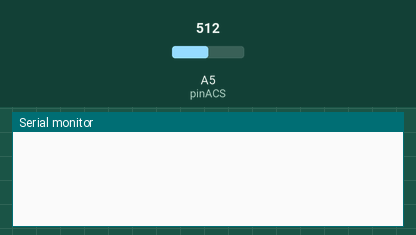
The sketch below on a simulated Arduino Uno, built with avr-gcc and run on an emulated ATmega328P. On the bench: the last lines printed to the serial monitor. The test bench sets the inputs (shaded band); at power-on: A5 (pinACS) = 512.

Above: at 1.2 s.
1.3 s: A5 (pinACS) set to 524
At 1.37 s:
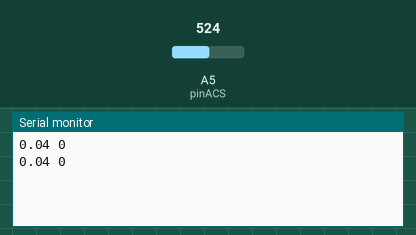
2.9 s: A5 (pinACS) set to 511
At 2.92 s:
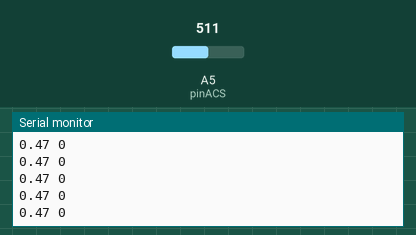
Timing chart, 0 to 5.9 s (numbered marks = the images above; inputs shaded):
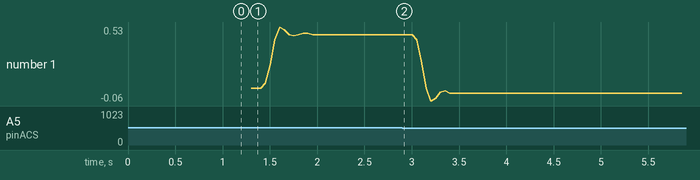

The sketch:

SensCorrenteACS712.ino
```cpp
#define segsTotal 1000
#define pinACS A5

#define sensibilidade 27.5  // 85mV/A (30A)
#define offset 511
#define Ts 50

bool comeca = 0;
unsigned long tempoAnterior, tempoAtual=0;
unsigned int tempoTotal=0;

int   X[4]={0.0,0.0,0.0,0.0};
float Y[4]={0.0,0.0,0.0,0.0};
/*Coeficientes do filtro passa-baixas */
const float a[4]={1.0000, -0.5772, 0.4218, -0.0563};  //LPF Buttworth
const float b[4]={0.0985, 0.2956, 0.2956, 0.0985};    // fc = fs*2/5
void setup()
{
  pinMode(pinACS, INPUT); //Atribui como  entrada analog. a saída do ACS712
  Serial.begin(9600);     //Inicia comunicação analógica para envio de dados
}

void loop()
{

  while(1)//tempoTotal <= segsTotal*1000)
  {
    tempoAtual = millis();  //Obtém tempo atual [ms]
    int deltaT = tempoAtual-tempoAnterior;

    if(deltaT >= Ts)  //Força execução em intervalos regulares Ts
    {
      tempoAnterior = tempoAtual;

      X[3] = X[2];
      X[2] = X[1];
      X[1] = X[0];
      X[0] = analogRead(pinACS)-offset;

    //Implementação de filtragem em tempo discreto:
      Y[3] = Y[2];
      Y[2] = Y[1];
      Y[1] = Y[0];
      Y[0] =          - a[1]*Y[1] - a[2]*Y[2] - a[3]*Y[3]
        +   b[0]*X[0] + b[1]*X[1] + b[2]*X[2] + b[3]*X[3];

      if(Y[0]>2.0)  comeca = 1; //Começa a enviar os valores quando
      if(comeca)                //a corrente for considerável
      {
        float corrente = Y[3]/sensibilidade;
        Serial.print(corrente); //Envia valor de corrente filtrado
        Serial.print(" ");
        Serial.println(tempoTotal/10); //Envia tempo atual
      }
    }
  }
}
```

Measured:
- the behaviour switches between 512 and 513 on A5 (pinACS) (found by bisection; images 0 and 1)
- after the input at 1.3 s, the serial monitor: prints a new line at once (image 1)
